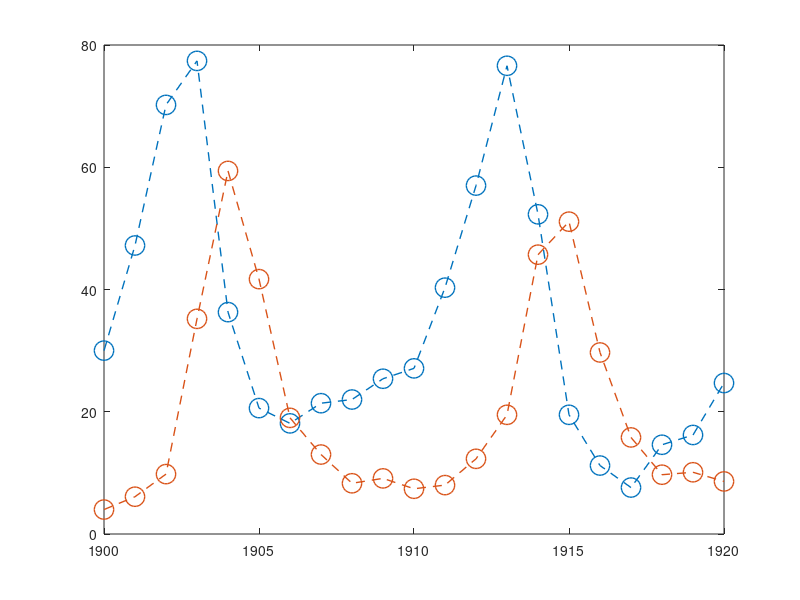

This figure's MATLAB source: (Note: this script raises an error after producing the figure.)
clear
close all


d = load('data.txt');

data.t = d(:,1);
data.y = [ d(:,3) d(:,2)]';
data.y0 = [ d(1,3) d(1,2) ]';

p = plot( data.t, data.y, 'o--', 'LineWidth', 1 );
set(p,'MarkerSize',14);
p(1).MarkerFaceColor = p(1).Color;
p(2).MarkerFaceColor = p(2).Color;
grid on

xlabel('time')
ylabel('population')
legend('hare','lynx')
set(gca,'FontSize',20)


drawnow

%% optimize

theta0 = [ 0.1 0.05 0.1 0.01 ];

res = optimize( theta0, data);

% options = optimset('PlotFcns',@optimplotfval);
% fun = @(theta) likelihood(theta,data);
% res = fminsearch(fun,theta0,options);


%%
a = res(1); b = res(2);
c = res(3); d = res(4);

F = @(t,y) [ y(1)*(a-b*y(2)) ; y(2)*(-c+d*y(1)) ];

tspan = [ data.t(1) data.t(end)+5 ];

sol = ode45( F, tspan, data.y0 );

t = linspace( tspan(1), tspan(2), 5000)';
y = deval(sol,t);

figure();

p = plot( data.t, data.y, '--o' );
set(p,'MarkerSize',10);
p(1).MarkerFaceColor = p(1).Color;
p(2).MarkerFaceColor = p(2).Color;

grid on
hold on

ax = gca;
ax.ColorOrderIndex = 1;

plot( t, y, '-', 'LineWidth', 3 )

legend('hare','lynx')
set(gca,'FontSize',20)
xlabel('time')
